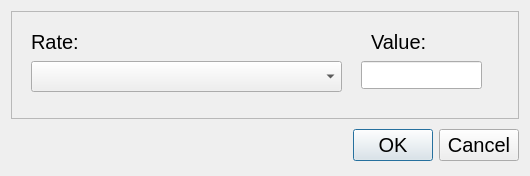
<?xml version="1.0" encoding="UTF-8"?>
<ui version="4.0">
 <class>RateValUpdateDlg</class>
 <widget class="QDialog" name="RateValUpdateDlg">
  <property name="windowModality">
   <enum>Qt::WindowModal</enum>
  </property>
  <property name="geometry">
   <rect>
    <x>0</x>
    <y>0</y>
    <width>530</width>
    <height>176</height>
   </rect>
  </property>
  <property name="sizePolicy">
   <sizepolicy hsizetype="Fixed" vsizetype="Fixed">
    <horstretch>0</horstretch>
    <verstretch>0</verstretch>
   </sizepolicy>
  </property>
  <property name="windowTitle">
   <string>Значение оценки</string>
  </property>
  <layout class="QVBoxLayout" name="verticalLayout">
   <item>
    <widget class="QFrame" name="frame">
     <property name="font">
      <font>
       <family>Tahoma</family>
       <pointsize>15</pointsize>
      </font>
     </property>
     <property name="frameShape">
      <enum>QFrame::StyledPanel</enum>
     </property>
     <property name="frameShadow">
      <enum>QFrame::Raised</enum>
     </property>
     <widget class="QComboBox" name="comboRates">
      <property name="geometry">
       <rect>
        <x>20</x>
        <y>50</y>
        <width>311</width>
        <height>31</height>
       </rect>
      </property>
      <property name="font">
       <font>
        <family>Tahoma</family>
        <pointsize>15</pointsize>
       </font>
      </property>
     </widget>
     <widget class="QLineEdit" name="editValue">
      <property name="geometry">
       <rect>
        <x>350</x>
        <y>50</y>
        <width>121</width>
        <height>28</height>
       </rect>
      </property>
      <property name="font">
       <font>
        <family>Tahoma</family>
        <pointsize>15</pointsize>
       </font>
      </property>
     </widget>
     <widget class="QLabel" name="label">
      <property name="geometry">
       <rect>
        <x>20</x>
        <y>20</y>
        <width>111</width>
        <height>22</height>
       </rect>
      </property>
      <property name="font">
       <font>
        <family>Tahoma</family>
        <pointsize>15</pointsize>
       </font>
      </property>
      <property name="text">
       <string>Rate:</string>
      </property>
     </widget>
     <widget class="QLabel" name="label_2">
      <property name="geometry">
       <rect>
        <x>360</x>
        <y>20</y>
        <width>111</width>
        <height>22</height>
       </rect>
      </property>
      <property name="font">
       <font>
        <family>Tahoma</family>
        <pointsize>15</pointsize>
       </font>
      </property>
      <property name="text">
       <string>Value:</string>
      </property>
     </widget>
    </widget>
   </item>
   <item>
    <widget class="QDialogButtonBox" name="buttonBox">
     <property name="minimumSize">
      <size>
       <width>0</width>
       <height>40</height>
      </size>
     </property>
     <property name="font">
      <font>
       <family>Tahoma</family>
       <pointsize>15</pointsize>
      </font>
     </property>
     <property name="orientation">
      <enum>Qt::Horizontal</enum>
     </property>
     <property name="standardButtons">
      <set>QDialogButtonBox::Cancel|QDialogButtonBox::Ok</set>
     </property>
    </widget>
   </item>
  </layout>
 </widget>
 <resources/>
 <connections>
  <connection>
   <sender>buttonBox</sender>
   <signal>accepted()</signal>
   <receiver>RateValUpdateDlg</receiver>
   <slot>accept()</slot>
   <hints>
    <hint type="sourcelabel">
     <x>248</x>
     <y>254</y>
    </hint>
    <hint type="destinationlabel">
     <x>157</x>
     <y>274</y>
    </hint>
   </hints>
  </connection>
  <connection>
   <sender>buttonBox</sender>
   <signal>rejected()</signal>
   <receiver>RateValUpdateDlg</receiver>
   <slot>reject()</slot>
   <hints>
    <hint type="sourcelabel">
     <x>316</x>
     <y>260</y>
    </hint>
    <hint type="destinationlabel">
     <x>286</x>
     <y>274</y>
    </hint>
   </hints>
  </connection>
 </connections>
</ui>
